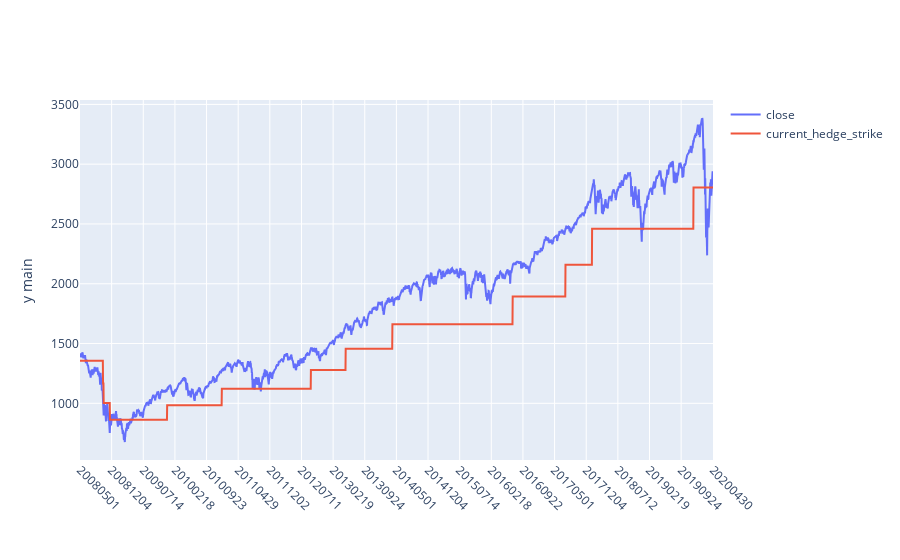

The notebook cell saved with this chart:
### Markdown cell above
#### Step 09: plot the dramatic roll down cases during 2008-2010

### Code cell
dft_to_plot = dft[['settle_date','close','current_hedge_strike']]
dft_to_plot = dft_to_plot[(dft_to_plot.settle_date>=20080501)]

iplot(plotly_plot(df_in=dft_to_plot,x_column='settle_date'))

### Figure 1 — Plotly figure (JSON) as saved in the notebook; plotly's stock layout.template omitted (floating-point values rounded to 4 significant figures; data arrays with more than 128 entries replaced by an {"elided": "..."} marker saying what was removed)
{"data": [{"name": "close", "type": "scatter", "x": {"elided": "3022 int values"}, "y": {"elided": "3022 float values"}, "yaxis": "y"}, {"name": "current_hedge_strike", "type": "scatter", "x": {"elided": "3022 int values"}, "y": {"elided": "3022 float values"}, "yaxis": "y"}], "layout": {"autosize": true, "margin": {"b": 100}, "title": {"x": 0.5, "xanchor": "center", "y": 0.9, "yanchor": "top"}, "xaxis": {"tickangle": 45, "ticktext": [20080501, 20081204, 20090714, 20100218, 20100923, 20110429, 20111202, 20120711, 20130219, 20130924, 20140501, 20141204, 20150714, 20160218, 20160922, 20170501, 20171204, 20180712, 20190219, 20190924, 20200430], "tickvals": [20080501, 20081204, 20090714, 20100218, 20100923, 20110429, 20111202, 20120711, 20130219, 20130924, 20140501, 20141204, 20150714, 20160218, 20160922, 20170501, 20171204, 20180712, 20190219, 20190924, 20200430], "type": "category"}, "yaxis": {"title": {"text": "y main"}}, "yaxis2": {"overlaying": "y", "side": "right", "title": {"text": "y alt"}}}}
